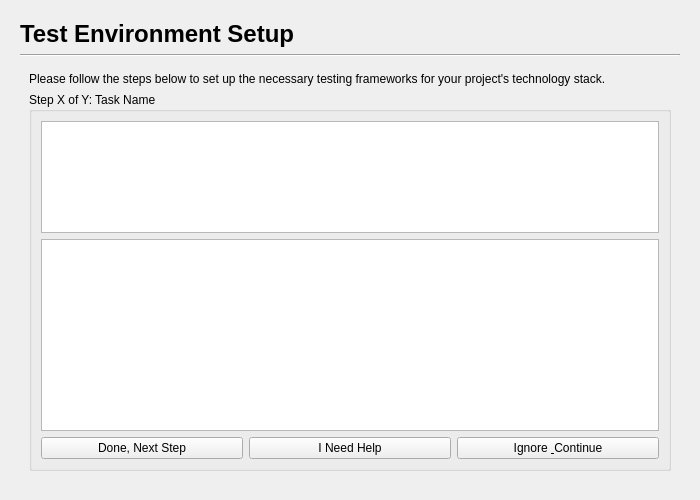
<?xml version="1.0" encoding="UTF-8"?>
<ui version="4.0">
 <class>TestEnvPage</class>
 <widget class="QWidget" name="TestEnvPage">
  <property name="geometry">
   <rect>
    <x>0</x>
    <y>0</y>
    <width>700</width>
    <height>500</height>
   </rect>
  </property>
  <property name="windowTitle">
   <string>Form</string>
  </property>
  <layout class="QVBoxLayout" name="verticalLayout">
   <property name="leftMargin">
    <number>20</number>
   </property>
   <property name="topMargin">
    <number>20</number>
   </property>
   <property name="rightMargin">
    <number>20</number>
   </property>
   <property name="bottomMargin">
    <number>20</number>
   </property>
   <item>
    <widget class="QLabel" name="headerLabel">
     <property name="text">
      <string>Test Environment Setup</string>
     </property>
     <property name="styleSheet">
      <string notr="true">font-size: 18pt; font-weight: bold;</string>
     </property>
    </widget>
   </item>
   <item>
    <widget class="Line" name="line">
     <property name="orientation">
      <enum>Qt::Horizontal</enum>
     </property>
    </widget>
   </item>
   <item>
    <widget class="QStackedWidget" name="stackedWidget">
     <widget class="QWidget" name="checklistPage">
      <layout class="QVBoxLayout" name="verticalLayout_2">
       <item>
        <widget class="QLabel" name="instructionLabel">
         <property name="text">
          <string>Please follow the steps below to set up the necessary testing frameworks for your project's technology stack.</string>
         </property>
         <property name="wordWrap">
          <bool>true</bool>
         </property>
        </widget>
       </item>
       <item>
        <widget class="QGroupBox" name="taskGroupBox">
         <property name="title">
          <string>Step X of Y: Task Name</string>
         </property>
         <layout class="QVBoxLayout" name="verticalLayout_3" stretch="1,0,0">
          <item>
           <widget class="QTextEdit" name="taskInstructionsTextEdit">
            <property name="readOnly">
             <bool>true</bool>
            </property>
           </widget>
          </item>
          <item>
           <widget class="QTextEdit" name="helpTextEdit">
            <property name="readOnly">
             <bool>true</bool>
            </property>
           </widget>
          </item>
          <item>
           <layout class="QHBoxLayout" name="horizontalLayout">
            <item>
             <widget class="QPushButton" name="doneButton">
              <property name="text">
               <string>Done, Next Step</string>
              </property>
             </widget>
            </item>
            <item>
             <widget class="QPushButton" name="helpButton">
              <property name="text">
               <string>I Need Help</string>
              </property>
             </widget>
            </item>
            <item>
             <widget class="QPushButton" name="ignoreButton">
              <property name="text">
               <string>Ignore &amp; Continue</string>
              </property>
             </widget>
            </item>
           </layout>
          </item>
         </layout>
        </widget>
       </item>
      </layout>
     </widget>
     <widget class="QWidget" name="finalConfirmPage">
      <layout class="QVBoxLayout" name="verticalLayout_4">
       <item>
        <widget class="QLabel" name="successLabel">
         <property name="text">
          <string>All setup steps have been actioned.</string>
         </property>
         <property name="styleSheet">
          <string notr="true">font-size: 14pt;</string>
         </property>
        </widget>
       </item>
       <item>
        <widget class="QLabel" name="finalInstructionLabel">
         <property name="text">
          <string>Please confirm the final command that should be used to run all automated tests for this project (e.g., 'pytest', 'mvn test').</string>
         </property>
         <property name="wordWrap">
          <bool>true</bool>
         </property>
        </widget>
       </item>
       <item>
        <widget class="QLineEdit" name="testCommandLineEdit"/>
       </item>
       <item>
        <widget class="QPushButton" name="finalizeButton">
         <property name="text">
          <string>Finalize Test Environment Setup</string>
         </property>
        </widget>
       </item>
       <item>
        <spacer name="verticalSpacer_2">
         <property name="orientation">
          <enum>Qt::Vertical</enum>
         </property>
         <property name="sizeType">
          <enum>QSizePolicy::Expanding</enum>
         </property>
        </spacer>
       </item>
      </layout>
     </widget>
    </widget>
   </item>
  </layout>
 </widget>
 <resources/>
 <connections/>
</ui>
